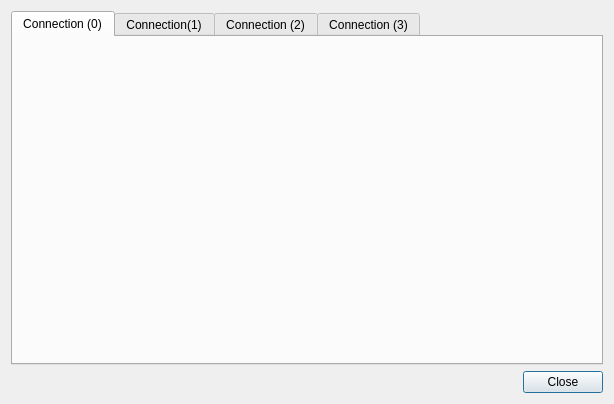
<?xml version="1.0" encoding="UTF-8"?>
<ui version="4.0">
 <class>StartStopXCPCalDialog</class>
 <widget class="QDialog" name="StartStopXCPCalDialog">
  <property name="geometry">
   <rect>
    <x>0</x>
    <y>0</y>
    <width>614</width>
    <height>404</height>
   </rect>
  </property>
  <property name="windowTitle">
   <string>Start/Stop XCP Calibration</string>
  </property>
  <property name="windowIcon">
   <iconset resource="../Icons.qrc">
    <normaloff>:/Icons/car.png</normaloff>:/Icons/car.png</iconset>
  </property>
  <layout class="QVBoxLayout" name="verticalLayout">
   <item>
    <widget class="QTabWidget" name="tabWidget">
     <property name="currentIndex">
      <number>0</number>
     </property>
     <widget class="StartStopXCPCalWidget" name="tab">
      <attribute name="title">
       <string>Connection (0)</string>
      </attribute>
     </widget>
     <widget class="StartStopXCPCalWidget" name="tab_3">
      <attribute name="title">
       <string>Connection(1)</string>
      </attribute>
     </widget>
     <widget class="StartStopXCPCalWidget" name="tab_4">
      <attribute name="title">
       <string>Connection (2)</string>
      </attribute>
     </widget>
     <widget class="StartStopXCPCalWidget" name="tab_2">
      <attribute name="title">
       <string>Connection (3)</string>
      </attribute>
     </widget>
    </widget>
   </item>
   <item>
    <layout class="QHBoxLayout" name="horizontalLayout">
     <item>
      <spacer name="horizontalSpacer">
       <property name="orientation">
        <enum>Qt::Horizontal</enum>
       </property>
       <property name="sizeHint" stdset="0">
        <size>
         <width>40</width>
         <height>20</height>
        </size>
       </property>
      </spacer>
     </item>
     <item>
      <widget class="QPushButton" name="pushButtonClose">
       <property name="text">
        <string>Close</string>
       </property>
      </widget>
     </item>
    </layout>
   </item>
  </layout>
 </widget>
 <customwidgets>
  <customwidget>
   <class>StartStopXCPCalWidget</class>
   <extends>QWidget</extends>
   <header>StartStopXcpCalWidget.h</header>
   <container>1</container>
  </customwidget>
 </customwidgets>
 <resources>
  <include location="../Icons.qrc"/>
 </resources>
 <connections>
  <connection>
   <sender>pushButtonClose</sender>
   <signal>clicked()</signal>
   <receiver>StartStopXCPCalDialog</receiver>
   <slot>reject()</slot>
   <hints>
    <hint type="sourcelabel">
     <x>566</x>
     <y>382</y>
    </hint>
    <hint type="destinationlabel">
     <x>306</x>
     <y>201</y>
    </hint>
   </hints>
  </connection>
 </connections>
</ui>
